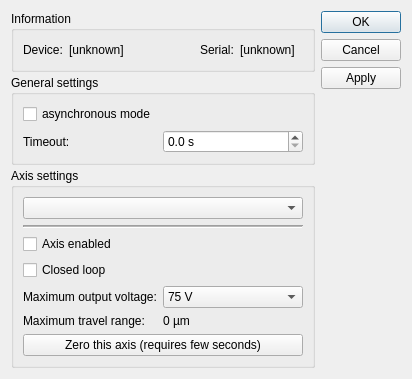
<?xml version="1.0" encoding="UTF-8"?>
<ui version="4.0">
 <class>DialogThorlabsBPDCServo</class>
 <widget class="QDialog" name="DialogThorlabsBPDCServo">
  <property name="geometry">
   <rect>
    <x>0</x>
    <y>0</y>
    <width>412</width>
    <height>341</height>
   </rect>
  </property>
  <property name="windowTitle">
   <string>Thorlabs BP DCServo</string>
  </property>
  <layout class="QHBoxLayout" name="horizontalLayout">
   <item>
    <layout class="QVBoxLayout" name="verticalLayout_2">
     <property name="spacing">
      <number>3</number>
     </property>
     <item>
      <widget class="QGroupBox" name="group1">
       <property name="title">
        <string>Information</string>
       </property>
       <layout class="QGridLayout" name="gridLayout_2">
        <item row="0" column="4">
         <widget class="QLabel" name="lblSerial">
          <property name="sizePolicy">
           <sizepolicy hsizetype="MinimumExpanding" vsizetype="Preferred">
            <horstretch>0</horstretch>
            <verstretch>0</verstretch>
           </sizepolicy>
          </property>
          <property name="text">
           <string>[unknown]</string>
          </property>
          <property name="wordWrap">
           <bool>true</bool>
          </property>
         </widget>
        </item>
        <item row="0" column="1">
         <widget class="QLabel" name="lblDevice">
          <property name="sizePolicy">
           <sizepolicy hsizetype="MinimumExpanding" vsizetype="Preferred">
            <horstretch>0</horstretch>
            <verstretch>0</verstretch>
           </sizepolicy>
          </property>
          <property name="text">
           <string>[unknown]</string>
          </property>
         </widget>
        </item>
        <item row="0" column="0">
         <widget class="QLabel" name="label">
          <property name="text">
           <string>Device:</string>
          </property>
         </widget>
        </item>
        <item row="0" column="2">
         <spacer name="horizontalSpacer">
          <property name="orientation">
           <enum>Qt::Horizontal</enum>
          </property>
          <property name="sizeHint" stdset="0">
           <size>
            <width>40</width>
            <height>20</height>
           </size>
          </property>
         </spacer>
        </item>
        <item row="0" column="3">
         <widget class="QLabel" name="label_6">
          <property name="text">
           <string>Serial:</string>
          </property>
         </widget>
        </item>
       </layout>
      </widget>
     </item>
     <item>
      <widget class="QGroupBox" name="groupGeneral">
       <property name="sizePolicy">
        <sizepolicy hsizetype="Preferred" vsizetype="Expanding">
         <horstretch>0</horstretch>
         <verstretch>0</verstretch>
        </sizepolicy>
       </property>
       <property name="title">
        <string>General settings</string>
       </property>
       <layout class="QGridLayout" name="gridLayout">
        <item row="2" column="0">
         <widget class="QLabel" name="label_11">
          <property name="text">
           <string>Timeout:</string>
          </property>
         </widget>
        </item>
        <item row="2" column="2">
         <widget class="QDoubleSpinBox" name="spinTimeout">
          <property name="sizePolicy">
           <sizepolicy hsizetype="MinimumExpanding" vsizetype="Fixed">
            <horstretch>0</horstretch>
            <verstretch>0</verstretch>
           </sizepolicy>
          </property>
          <property name="prefix">
           <string/>
          </property>
          <property name="suffix">
           <string> s</string>
          </property>
          <property name="decimals">
           <number>1</number>
          </property>
          <property name="minimum">
           <double>0.000000000000000</double>
          </property>
          <property name="maximum">
           <double>5000.000000000000000</double>
          </property>
          <property name="singleStep">
           <double>1.000000000000000</double>
          </property>
          <property name="value">
           <double>0.000000000000000</double>
          </property>
         </widget>
        </item>
        <item row="1" column="0">
         <widget class="QCheckBox" name="checkAsync">
          <property name="text">
           <string>asynchronous mode</string>
          </property>
         </widget>
        </item>
       </layout>
      </widget>
     </item>
     <item>
      <widget class="QGroupBox" name="groupAxis">
       <property name="minimumSize">
        <size>
         <width>0</width>
         <height>0</height>
        </size>
       </property>
       <property name="title">
        <string>Axis settings</string>
       </property>
       <layout class="QGridLayout" name="gridLayout_3">
        <item row="5" column="0">
         <widget class="QLabel" name="label_2">
          <property name="text">
           <string>Maximum travel range:</string>
          </property>
         </widget>
        </item>
        <item row="5" column="1">
         <widget class="QLabel" name="lblTravelRange">
          <property name="text">
           <string>0 µm</string>
          </property>
         </widget>
        </item>
        <item row="6" column="0" colspan="3">
         <widget class="QPushButton" name="btnCalib">
          <property name="text">
           <string>Zero this axis (requires few seconds)</string>
          </property>
         </widget>
        </item>
        <item row="0" column="0" colspan="3">
         <widget class="QComboBox" name="comboAxisSelector"/>
        </item>
        <item row="2" column="0" colspan="3">
         <widget class="QCheckBox" name="checkEnabled">
          <property name="text">
           <string>Axis enabled</string>
          </property>
         </widget>
        </item>
        <item row="3" column="0" colspan="3">
         <widget class="QCheckBox" name="checkControlMode">
          <property name="text">
           <string>Closed loop</string>
          </property>
         </widget>
        </item>
        <item row="1" column="0" colspan="3">
         <widget class="Line" name="line">
          <property name="lineWidth">
           <number>1</number>
          </property>
          <property name="midLineWidth">
           <number>1</number>
          </property>
          <property name="orientation">
           <enum>Qt::Horizontal</enum>
          </property>
         </widget>
        </item>
        <item row="4" column="0">
         <widget class="QLabel" name="label_12">
          <property name="text">
           <string>Maximum output voltage:</string>
          </property>
         </widget>
        </item>
        <item row="4" column="1" colspan="2">
         <widget class="QComboBox" name="comboMaximumVoltage">
          <item>
           <property name="text">
            <string>75 V</string>
           </property>
          </item>
          <item>
           <property name="text">
            <string>100 V</string>
           </property>
          </item>
          <item>
           <property name="text">
            <string>150 V</string>
           </property>
          </item>
         </widget>
        </item>
       </layout>
      </widget>
     </item>
     <item>
      <spacer name="verticalSpacer">
       <property name="orientation">
        <enum>Qt::Vertical</enum>
       </property>
       <property name="sizeHint" stdset="0">
        <size>
         <width>20</width>
         <height>40</height>
        </size>
       </property>
      </spacer>
     </item>
    </layout>
   </item>
   <item>
    <widget class="QDialogButtonBox" name="buttonBox">
     <property name="locale">
      <locale language="German" country="Germany"/>
     </property>
     <property name="orientation">
      <enum>Qt::Vertical</enum>
     </property>
     <property name="standardButtons">
      <set>QDialogButtonBox::Apply|QDialogButtonBox::Cancel|QDialogButtonBox::Ok</set>
     </property>
    </widget>
   </item>
  </layout>
 </widget>
 <resources/>
 <connections/>
</ui>
